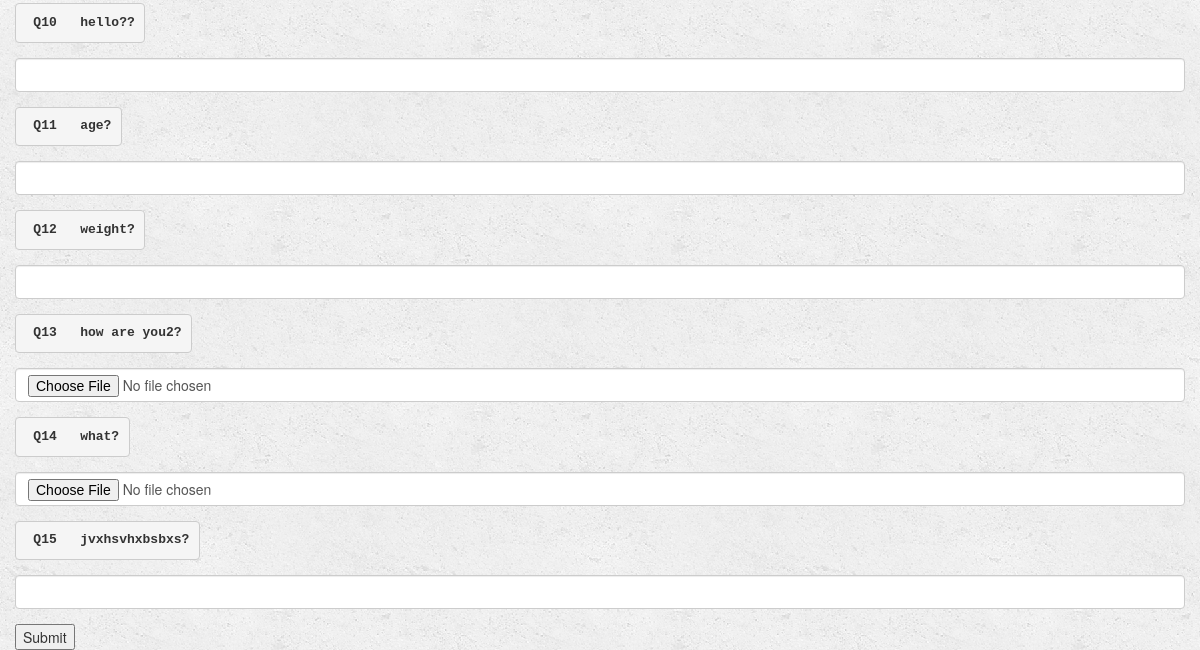
/music/8/user/8/link (lower part), run on an earlier commit of the app's database.
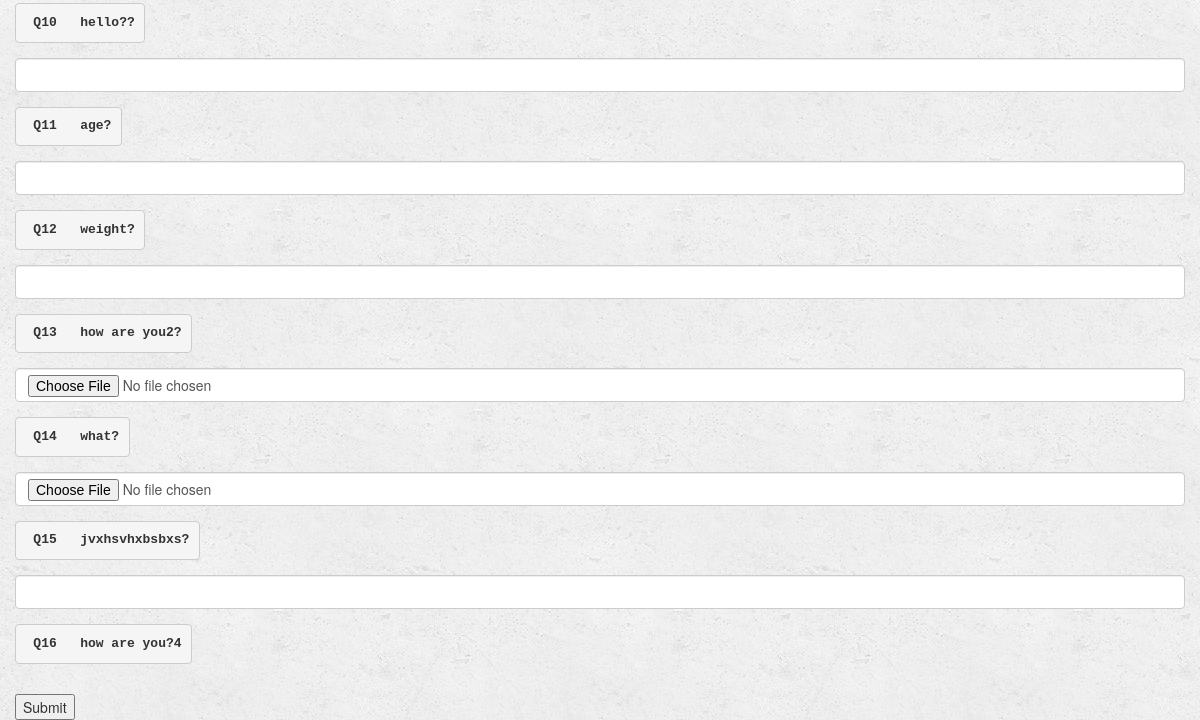
And on a later commit of the database.
### music/models.py (models this page shows, shortened)
class Question(models.Model):
    gform = models.ForeignKey(Gform, on_delete=models.CASCADE, default=1)
    ques_type = models.CharField(max_length=50, choices=TYPE_CHOICES, default="multiline")
    ques_text = models.CharField(max_length=500)
    choices = models.CharField(max_length=500,default="")
    is_req = models.BooleanField(default=False)
    is_vis = models.BooleanField(default=False)
    def choices_as_list(self):
    	return self.choices.split(',')

### music/views.py (the view)
# urls.py: url(r'^(?P<gform_id>[0-9]+)/user/(?P<user_id>[0-9]+)/link$', views.link, name='link'),
def link(request, gform_id, user_id):
	user=request.user
	gform = get_object_or_404(Gform, pk=gform_id)
	return render(request, 'music/link.html', {'gform':gform, 'user':user})

### music/models.py (called while the page is built)
    def __str__(self):
        return self.gform_name + " " + self.gform_desc

### music/templates/music/link.html (shortened to what this page needs)
{% extends 'music/base_link.html' %}
{% block body %}
<div class=container-fluid>
<br><br>
<form action="{% url 'music:responses' gform.id user.id %}" method="POST">
	{% for question in gform.question_set.all %}
		  <div class="form-group">
    	 <label for="question"> <pre> Q{{ forloop.counter }}   {{ question.ques_text }}</pre></label>
    	{% if question.ques_type == "multiline" %}
    	<textarea class="form-control" rows="5" name="{{ question.ques_text }}" ></textarea>
    	{% elif question.ques_type == "singleline" %}
    	<input type="text" class="form-control" name="ayush" id="question">
      {% elif question.ques_type == "num_range" %}
      <br>
      <input type="number" min="{{ question.choices_as_list.0 }}" max="{{ question.choices_as_list.1 }}" class="form-control" name="{{ question.ques_text }}">
    	{% elif question.ques_type == "file_upload" %}
              {% if question.choices == "None" %}
                <input type="file" class="form-control" id="question">
              {% elif question.choices == ".pdf" %}
                <input type="file" class="form-control" id="question" accept="application/pdf">
              {% endif %}
    	{% elif question.ques_type == "number" %}
    	<input type="number" class="form-control" name="{{ question.ques_text }}">
    	{% elif question.ques_type == "url" %}
    	<input type="url" class="form-control" name="{{ question.ques_text }}">
    	{% elif question.ques_type == "email" %}
    	<input type="email" class="form-control" name="{{ question.ques_text }}">
    	{% elif question.ques_type == "checkbox" %}
    		<br>
    		{% for choice in question.choices_as_list %}
    			<input type="checkbox" name="question"> {{ choice }}<br>
    		{% endfor%}
    	{% elif question.ques_type == "radio" %}
    		<br>
    		{% for choice in question.choices_as_list %}
    			<input type="radio" name = "question" > {{ choice }}<br>
    		{% endfor%}
      {% elif question.ques_type == "checkbox" %}
        <br>
        <select name= "question">
        {% for choice in question.choices_as_list %}
           <option value="{{ choice }}"> {{ choice }} </option> <br>
        {% endfor %}
    	{% endif %}
  		</div>
	{% endfor %}
  <input type="submit" value="Submit">  </input>
</form>
</div>
{% endblock %}

What changed in the data, as far as the page shows it:
added Question: ques_text "how are you?4"
